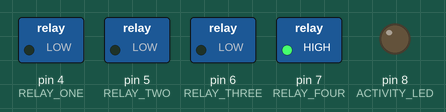
This sketch was run on a simulated Arduino Uno, built with avr-gcc and run on an emulated ATmega328P. Parts: switched loads named in the sketch (green lamp = pin HIGH), output pins drawn as LEDs (lit = HIGH). No radio packets arrive unless stated.

Above: at 0.3 s.
Timing chart, 0 to 1.8 s (numbered marks = the images above):
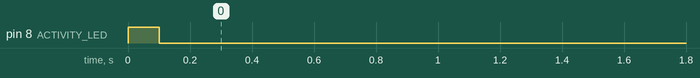

The sketch:

RelayModule.ino
```cpp
// Code for the 2 relay modules used in my room to control lights

/*
 Arduino Outputs:
 Analog:
 0  --> unused
 1  --> unused
 2  --> unused
 3  --> unused
 4  --> unused
 5  --> unused
 Digital:
 0  --> unused
 1  --> unused
 2  --> unused
 3  --> unused
 4  --> Relay 1
 5  --> Relay 2
 6  --> Relay 3
 7  --> Relay 4
 8  --> Activity LED (if connected)
 9  --> RF CSN
 10 --> RF CE
 11 --> RF MOSI
 12 --> RF MISO
 13 --> RF SCK
 */

#include <SPI.h>
#include "nRF24L01.h"
#include "RF24.h"

#define CSN_PIN 9
#define CE_PIN 10
#define RELAY_ONE 4
#define RELAY_TWO 5
#define RELAY_THREE 6
#define RELAY_FOUR 7
#define ACTIVITY_LED 8

#define RELAY_MODULE 2

const uint64_t pipe = 0xE8E8F0F0E1LL;

int data[3];
int curRelays = 1;

RF24 radio(CE_PIN, CSN_PIN);

void setRelays() {
  digitalWrite(RELAY_ONE, (curRelays & 8) / 8);
  digitalWrite(RELAY_TWO, (curRelays & 4) / 4);
  digitalWrite(RELAY_THREE, (curRelays & 2) / 2);
  digitalWrite(RELAY_FOUR, (curRelays & 1) / 1);
}

void setup() {
  // set relay pins
  pinMode(RELAY_ONE, OUTPUT);
  pinMode(RELAY_TWO, OUTPUT);
  pinMode(RELAY_THREE, OUTPUT);
  pinMode(RELAY_FOUR, OUTPUT);

  pinMode(ACTIVITY_LED, OUTPUT);

  digitalWrite(ACTIVITY_LED, HIGH);
  delay(100);
  digitalWrite(ACTIVITY_LED, LOW);
  delay(100);

  radio.begin();
  radio.openReadingPipe(1,pipe);
  radio.startListening();

  setRelays();
}

void loop() {
  while (radio.available()) {
    radio.read(data, sizeof(data));
    if (data[1] == RELAY_MODULE) {
      curRelays = data[2];
      digitalWrite(ACTIVITY_LED, HIGH);
      delay(100);
      digitalWrite(ACTIVITY_LED, LOW);
    }
  }
  setRelays();
}
```
